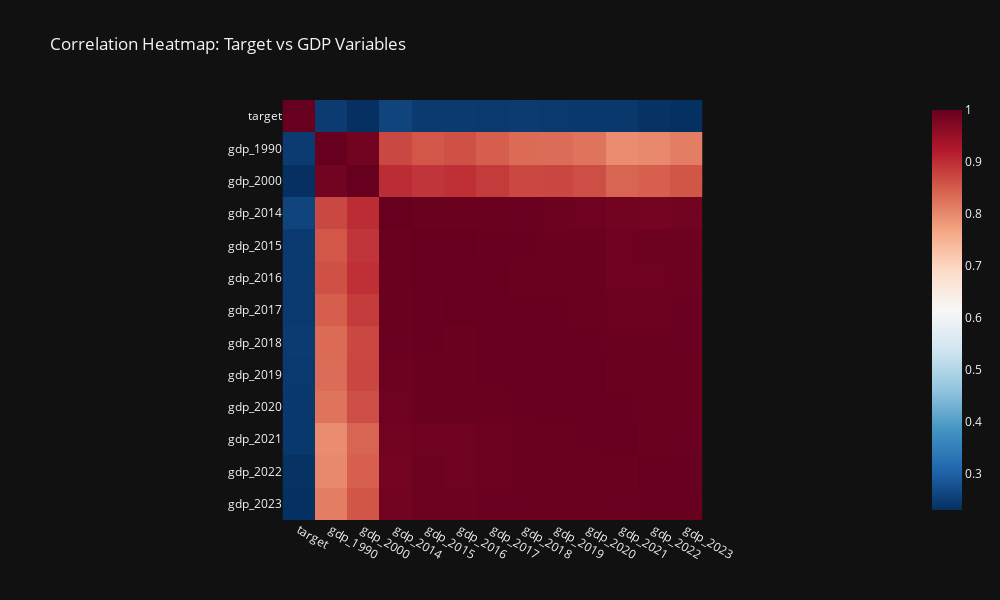

The code cell stored with this chart in its notebook:
### Code cell
# Variables to compare
variables_to_compare = ['gdp_1990',
       'gdp_2000', 'gdp_2014', 'gdp_2015', 'gdp_2016', 'gdp_2017', 'gdp_2018',
       'gdp_2019', 'gdp_2020', 'gdp_2021', 'gdp_2022', 'gdp_2023'
]

# Compute the correlation matrix for 'target' and the selected variables
columns_to_use = ['target'] + variables_to_compare
df_corr_matrix = df[columns_to_use].corr()

# Take the absolute values of the correlation matrix
df_corr_matrix_abs = df_corr_matrix.abs()

# Using Plotly Express to generate the heatmap with adjusted grid size
fig = px.imshow(df_corr_matrix_abs, 
                color_continuous_scale='RdBu_r', 
                title="Correlation Heatmap: Target vs GDP Variables", 
                template='plotly_dark', 
                width=1000,  # Set the width of the grid
                height=600)  # Set the height of the grid

# Show the plot
fig.show()

### Figure 1 — Plotly figure (JSON) as saved in the notebook; plotly's stock layout.template omitted (floating-point values rounded to 4 significant figures; data arrays with more than 128 entries replaced by an {"elided": "..."} marker saying what was removed)
{"data": [{"coloraxis": "coloraxis", "hovertemplate": "x: %{x}<br>y: %{y}<br>color: %{z}<extra></extra>", "name": "0", "type": "heatmap", "x": ["target", "gdp_1990", "gdp_2000", "gdp_2014", "gdp_2015", "gdp_2016", "gdp_2017", "gdp_2018", "gdp_2019", "gdp_2020", "gdp_2021", "gdp_2022", "gdp_2023"], "xaxis": "x", "y": ["target", "gdp_1990", "gdp_2000", "gdp_2014", "gdp_2015", "gdp_2016", "gdp_2017", "gdp_2018", "gdp_2019", "gdp_2020", "gdp_2021", "gdp_2022", "gdp_2023"], "yaxis": "y", "z": {"elided": "13x13 float values"}}], "layout": {"coloraxis": {"colorscale": [[0, "rgb(5,48,97)"], [0.1, "rgb(33,102,172)"], [0.2, "rgb(67,147,195)"], [0.3, "rgb(146,197,222)"], [0.4, "rgb(209,229,240)"], [0.5, "rgb(247,247,247)"], [0.6, "rgb(253,219,199)"], [0.7, "rgb(244,165,130)"], [0.8, "rgb(214,96,77)"], [0.9, "rgb(178,24,43)"], [1, "rgb(103,0,31)"]]}, "height": 600, "title": {"text": "Correlation Heatmap: Target vs GDP Variables"}, "width": 1000, "xaxis": {"anchor": "y", "constrain": "domain", "domain": [0, 1], "scaleanchor": "y"}, "yaxis": {"anchor": "x", "autorange": "reversed", "constrain": "domain", "domain": [0, 1]}}}
